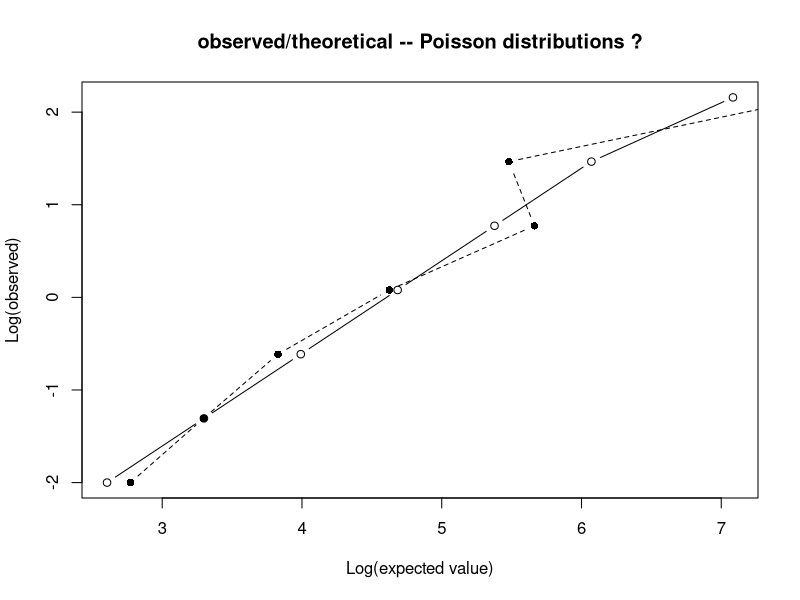

R code for this plot:
#CHAPTER 4 -- Binomial/Poisson distributions

ci <- function(m,v) {
A <- m-1.960*sqrt(v)
B <- m+1.960*sqrt(v)
round(cbind(A,B),5)
}

#binomial
n <- 10
p0 <- 0.5
x <- 6
rbind(0:10,round(dbinom(0:n,n,p0),3))
rbind(0:10,round(1-pbinom(0:n,n,p0),3))

#three estimates of the same probability -- P(greater than x = 5)
1-pbinom(x,n,p0)
1-pnorm((x-n*p0+.5)/sqrt(n*p0*(1-p0)))  #approximate
1-binom.test(x,n,p=p0,alternative = "less")$p.value  #exact

#note:
n <- 9
choose(n,0:n)
cbind(sum(choose(n,0:n)),2^n)

#Viral prevalence
k <- 60
x <- 18
n <- 20
Q <- x/k
p <- 1-Q^(1/n)
V <- Q*(1-Q)/k
v <- (Q^(1/n)/(n*Q))^2*V
cbind(Q,p,v,V)
ci(Q,V)
rev((1-ci(Q,V)^(1/n)))
ci(p,v)

#randomized response
x <- 127
n <- 200
pi <- 0.3
p <- x/n
P <- (p-(1-pi))/(2*pi-1)
v <- (p*(1-p)/n)/(2*pi-1)^2
cbind(p,P,v)
ci(P,v)

#geometric series
k <- 0:8
p <- 0.4
q <- 1-p
round(p*q^k,3)
#expected value (q/p)
k <- 1:80
cbind(sum(k*p*q^k),q/p)


#Poisson -- spatial distribution
p <- c(dpois(0:5,2),1-ppois(5,2))
e <- 100*p
o <- c(16,27,23,17,12,2,3)
round(rbind(p,e,o),3)
X2 <- sum((o-e)^2/e)
pvalue <- 1-pchisq(X2,6)
cbind(X2,pvalue)

#goodness-of-fit
k <- 0:6 
x <- log(e)+log(factorial(k))
y <- -2+log(2)*k
plot(x,y,type="b",xlab="Log(expected value)",ylab="Log(observed)")
title("observed/theoretical -- Poisson distributions ?")
x <- log(o)+log(factorial(k))
lines(x,y,type="b",pch=16,lty=2)

#truncated Poisson distribution
#data
d <- c(2,2,2,2,1,1,2,2,2,3,2,4,1,2,3,2,5,3,1,1,2,2,1,2,2,2,1,2,2,4,3,2,2,6,1,5,2,
4,1,4,2,6,2,2,2,1,5,4,3,4,1,4,3,3,2,3,1,3,1,2,3,4,3,2,3,3,1,2,5,1,3,1,2,3,3,3,3,4,
3,5,1,3,3,3,3,1,4,1,6,1,2,1,3,2,3,2,4,2,4,2,2,2,1,3,3,3,6,4,3,6,4,2,3,3,3,4)

tab <- table(d)
tab
mean(d)
N <- sum(d)
S <- tab[1]
n <- length(d)
cbind(N,S,n)
lambda <- (N-S)/n
cbind(N,S,n,lambda)

#maximum likelihood estimation
f <- function(x) {
mean(d)-x/(1-exp(-x))
}
uniroot(f,c(1,4))$root

#alternatively
x <- seq(1,4,0.0001)
F <- abs(f(x))
k <- which.min(F)
x[k]
